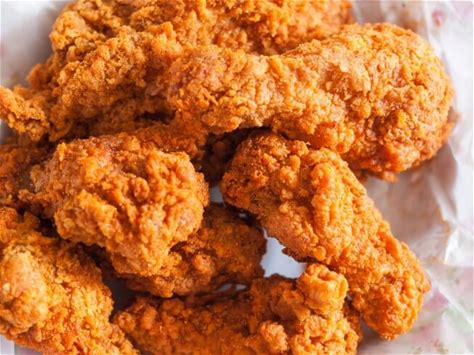
#> input picture 023546_school/img.jpg, 474 x 355 px, given in place of the camera
$ python 'Motion Detection.py'
#> lines starting #> are read from the running program, lines starting #| are printed output that depends on the picture; after the words box and inside, x2 and y2 are one past the last pixel; in counts of white or black regions, pixels touching at a corner belong together
import cv2 as cv
import datetime
import time

vid_capture = cv.VideoCapture(0)
ret, frame1 = vid_capture.read()
#> frame1 is the input picture: shape (355, 474, 3); mean B, G, R 61.4, 115, 192.3
ret, frame2 = vid_capture.read()

while(vid_capture.isOpened()):
    now = datetime.datetime.now()
    cv.putText(frame1, f"Current Time: {now.hour:02}:{now.minute:02}:{now.second:02}" , (15, 30), cv.FONT_HERSHEY_SIMPLEX, 1, (0, 0, 255), 3)
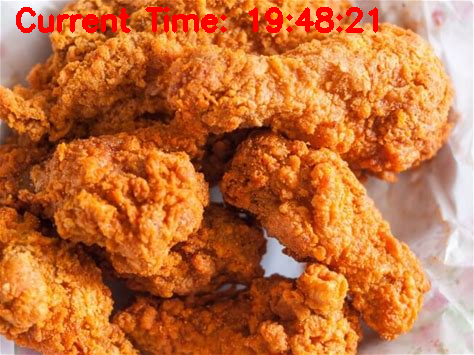
#> frame1: shape (355, 474, 3); 2.17% of pixels changed, all inside (x1, y1, x2, y2) = (16, 6, 378, 33)
    ret, frame = vid_capture.read()
    if ret == True:
        motiondiff = cv.absdiff(frame1, frame2)
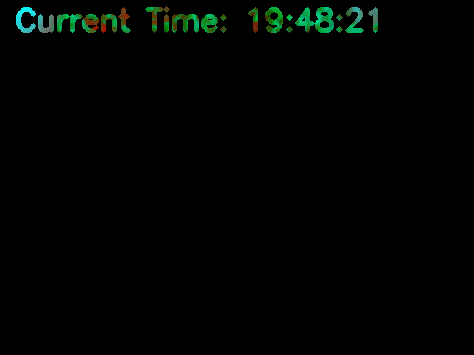
#> motiondiff: shape (355, 474, 3); mean B, G, R 1.5, 3, 0.8
        grayimg = cv.cvtColor(motiondiff, cv.COLOR_BGR2GRAY)
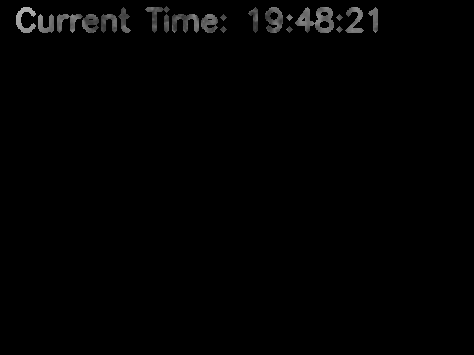
#> grayimg: shape (355, 474); min 0, max 175, mean 2.2
        blur = cv.GaussianBlur(grayimg, (5,5), 0)
        thresh, result = cv.threshold(blur, 20, 255, cv.THRESH_BINARY)
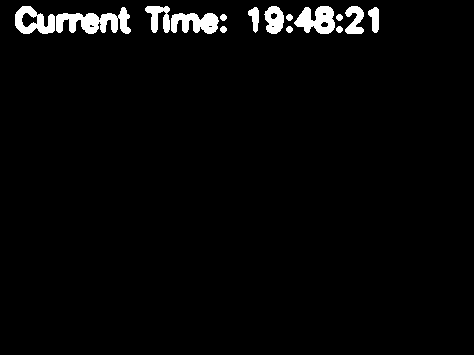
#> result: shape (355, 474); 2.9% white; 15 white regions, largest, box (x1, y1, x2, y2) and area: (56, 7, 131, 34) 1111, (294, 6, 335, 34) 747, (171, 13, 219, 34) 715
        dilation = cv.dilate(result, None, iterations=3)
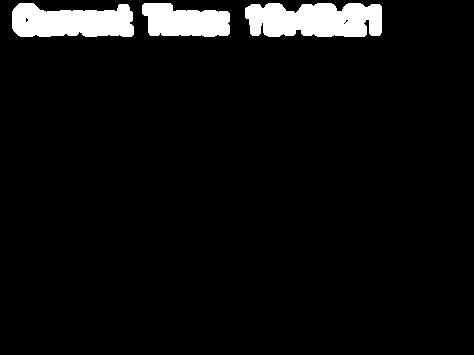
#> dilation: shape (355, 474); 5.8% white; 3 white regions
        contours, hierarchy = cv.findContours(dilation, cv.RETR_TREE, cv.CHAIN_APPROX_NONE)
#> contours = 7 contours, 4 with area under 20; largest, box (x1, y1, x2, y2) and area: (245, 3, 382, 37) 3846, (12, 3, 134, 37) 3180, (142, 3, 230, 37) 2220
        #draw_contour = cv.drawContours(frame1, contours, -1, (255, 0, 0), 2)

        for contour in contours:
            (cx, cy, cw, ch) = cv.boundingRect(contour)

            if cv.contourArea(contour) < 2500:
                continue
            if cy < 50:
                continue
            cv.rectangle(frame1, (cx, cy), (cx+cw, cy+ch), (0, 0, 255), 5)
#> this loop made 7 passes
#> (cx, cy, cw, ch) on passes 1, 4, 5, 6, 7: (245, 3, 137, 34), (345, 19, 4, 4), (142, 3, 88, 34), (12, 3, 122, 34), (25, 17, 4, 6)
#> (contour, cx, cy, cw, ch) on passes 2 to 3: ([[343, 23], [344, 22], [345, 23], [344, 24]], 343, 22, 3, 3), ([[344, 22], [345, 21], [346, 22], [345, 23]], 344, 21, 3, 3)

        cv.imshow('Frame', frame1)
        frame1 = frame2
        ret, frame2 = vid_capture.read()
        key = cv.waitKey(33)
#> (key q is pressed here)
        if key == ord('q'):
            break

vid_capture.release()
cv.destroyAllWindows()
